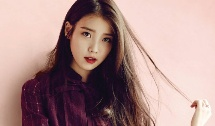
//> input picture lab01/interpolation/IU_small.jpg, 215 x 126 px
$ ./interpolation   (built with g++ and OpenCV 4)
//> lines starting //> are read from the running program, lines starting //| are printed output that depends on the picture
#include <iostream>
#include <cstdlib>
#include <opencv2/opencv.hpp>
#include <opencv2/highgui/highgui.hpp>
#include <opencv2/imgproc/imgproc.hpp>
#include <cmath>

using namespace std;
using namespace cv;

void     bilinear_interpolation(Mat& input, Mat& output, float scalingFactor);

int     main(int argc, char** argv) {

    Mat inputImg = imread("/Users/Henry/Downloads/lab01/interpolation/IU_small.jpg");
//> inputImg is the input picture: 126 rows x 215 cols, CV_8UC3; mean B, G, R 139.1, 142.1, 172.1
    float scalingFactor = atof("3.7");

    int scaledWidth = round(1. * inputImg.cols * scalingFactor);
//> scaledWidth = 796
    int scaledHeight = round(1. * inputImg.rows * scalingFactor);
//> scaledHeight = 466

    Mat outputImg1 = Mat(scaledHeight, scaledWidth, inputImg.type());
    Mat outputImg2; // for opencv build-in function

    // resize the input image by your bilinear_interpolation funcion
    bilinear_interpolation(inputImg, outputImg1, scalingFactor);
    // resize the input image by opencv
    resize(inputImg, outputImg2, Size(inputImg.cols * scalingFactor, inputImg.rows * scalingFactor), INTER_LINEAR);

    imshow("My Interpolation", outputImg1);
    imshow("Opencv build-in function", outputImg2);
    waitKey(0);

    imwrite("output.jpg", outputImg1);

    return 0;
}


void     bilinear_interpolation(Mat& input, Mat& output, float scalingFactor) {
//> called with scalingFactor = 3.7

    Size mat_size = output.size();
//> mat_size = Size(796, 466)
    int rows = mat_size.height;
//> rows = 466
    int cols = mat_size.width;
//> cols = 796
    int nearest_0, nearest_1, nearest_2, nearest_3;
    uchar intensity_0, intensity_1, intensity_2, intensity_3;
    float weight1, weight2, weight3, weight4;


    for(int i=0; i<rows; i++) {
        for(int j=0; j<cols; j++) {

            nearest_0 = i / scalingFactor;
            if(nearest_0 == input.size().height - 1) {
                nearest_1 = nearest_0;
            } else {
                nearest_1 = nearest_0 + 1;
            }

            nearest_2 = j / scalingFactor;
            if(nearest_2 == input.size().width - 1) {
                nearest_3 = nearest_2;
            } else {
                nearest_3 = nearest_2 + 1;
            }

            weight1 = i / scalingFactor - nearest_0;
            weight2 = 1 - weight1;
            //nearest_1 - i / scalingFactor;
            weight3 = j / scalingFactor - nearest_2;
            weight4 = 1 - weight3;
            //nearest_3 - j / scalingFactor;

            //red, green, blue change
            for(int k=0; k<3; k++) {
                intensity_0 = input.at<Vec3b>(nearest_0, nearest_2)[k];
                intensity_1 = input.at<Vec3b>(nearest_1, nearest_2)[k];
                intensity_2 = input.at<Vec3b>(nearest_0, nearest_3)[k];
                intensity_3 = input.at<Vec3b>(nearest_1, nearest_3)[k];

                output.at<Vec3b>(i,j)[k] = weight1 * weight3 * intensity_3 + weight1 * weight4 * intensity_1 + weight2 * weight3 * intensity_2 + weight2 * weight4 * intensity_0;
            }


        }
    }
//> this loop made 466 passes
//> (nearest_0, nearest_1, weight1, weight2) on passes 1 to 3: (0, 1, 0, 1), (0, 1, 0.27, 0.73), (0, 1, 0.541, 0.459)
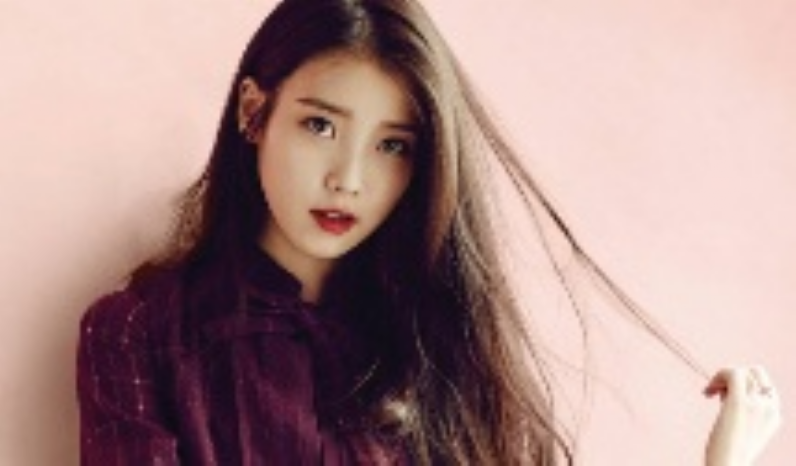
//> output: 466 rows x 796 cols, CV_8UC3; mean B, G, R 138.5, 141.5, 171.5
//> after the loop, nearest_0 = 125; nearest_1 = 125; nearest_2 = 214; nearest_3 = 214; weight1 = 0.676; weight2 = 0.324


}
